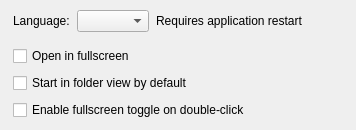
                <widget class="QWidget" name="generalGroup" native="true">
                 <property name="accessibleName">
                  <string notr="true">SGroup</string>
                 </property>
                 <layout class="QVBoxLayout" name="verticalLayout_12">
                  <property name="leftMargin">
                   <number>0</number>
                  </property>
                  <property name="topMargin">
                   <number>0</number>
                  </property>
                  <property name="rightMargin">
                   <number>0</number>
                  </property>
                  <property name="bottomMargin">
                   <number>0</number>
                  </property>
                  <item>
                   <layout class="QVBoxLayout" name="verticalLayout_20">
                    <property name="spacing">
                     <number>7</number>
                    </property>
                    <property name="leftMargin">
                     <number>13</number>
                    </property>
                    <property name="topMargin">
                     <number>10</number>
                    </property>
                    <property name="rightMargin">
                     <number>13</number>
                    </property>
                    <property name="bottomMargin">
                     <number>10</number>
                    </property>
                    <item>
                     <layout class="QHBoxLayout" name="horizontalLayout_18">
                      <property name="leftMargin">
                       <number>0</number>
                      </property>
                      <property name="topMargin">
                       <number>0</number>
                      </property>
                      <property name="rightMargin">
                       <number>0</number>
                      </property>
                      <item>
                       <widget class="QLabel" name="label_46">
                        <property name="text">
                         <string>Language:</string>
                        </property>
                       </widget>
                      </item>
                      <item>
                       <widget class="QComboBox" name="langComboBox">
                        <property name="sizePolicy">
                         <sizepolicy hsizetype="Minimum" vsizetype="Minimum">
                          <horstretch>0</horstretch>
                          <verstretch>0</verstretch>
                         </sizepolicy>
                        </property>
                       </widget>
                      </item>
                      <item>
                       <widget class="QLabel" name="label_48">
                        <property name="accessibleName">
                         <string notr="true">SNoteText</string>
                        </property>
                        <property name="text">
                         <string>Requires application restart</string>
                        </property>
                        <property name="alignment">
                         <set>Qt::AlignLeading|Qt::AlignLeft|Qt::AlignVCenter</set>
                        </property>
                       </widget>
                      </item>
                      <item>
                       <spacer name="horizontalSpacer_12">
                        <property name="orientation">
                         <enum>Qt::Horizontal</enum>
                        </property>
                        <property name="sizeHint" stdset="0">
                         <size>
                          <width>40</width>
                          <height>20</height>
                         </size>
                        </property>
                       </spacer>
                      </item>
                     </layout>
                    </item>
                    <item>
                     <widget class="QWidget" name="widget_20" native="true">
                      <property name="accessibleName">
                       <string notr="true">SLine</string>
                      </property>
                     </widget>
                    </item>
                    <item>
                     <widget class="QCheckBox" name="fullscreenCheckBox">
                      <property name="minimumSize">
                       <size>
                        <width>250</width>
                        <height>0</height>
                       </size>
                      </property>
                      <property name="text">
                       <string>Open in fullscreen</string>
                      </property>
                     </widget>
                    </item>
                    <item>
                     <widget class="QCheckBox" name="startInFolderViewCheckBox">
                      <property name="text">
                       <string>Start in folder view by default</string>
                      </property>
                     </widget>
                    </item>
                    <item>
                     <widget class="QCheckBox" name="doubleClickFullscreenCheckBox">
                      <property name="text">
                       <string>Enable fullscreen toggle on double-click</string>
                      </property>
                     </widget>
                    </item>
                   </layout>
                  </item>
                 </layout>
                </widget>
